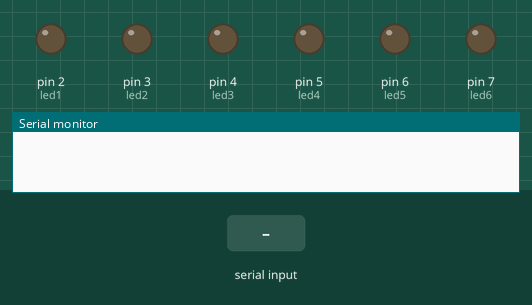
This sketch was run on a simulated Arduino Uno, built with avr-gcc and run on an emulated ATmega328P. On the bench: output pins drawn as LEDs (lit = HIGH), the last lines printed to the serial monitor. Inputs (shaded band) come from the test bench.

Above: at 1.2 s.
1.3 s: "*all active" received over Serial
At 2.6 s:
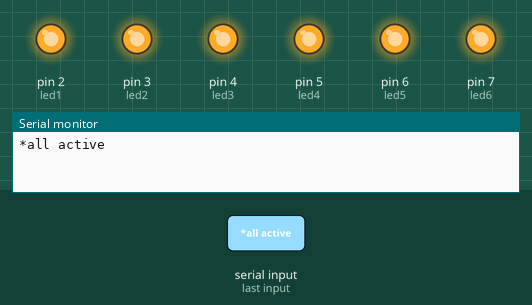
2.9 s: "*mobile shut down" received over Serial
At 3.8 s:
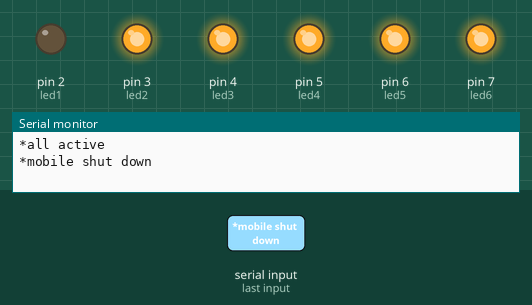
4.5 s: "*LED shut down" received over Serial
At 5.1 s:
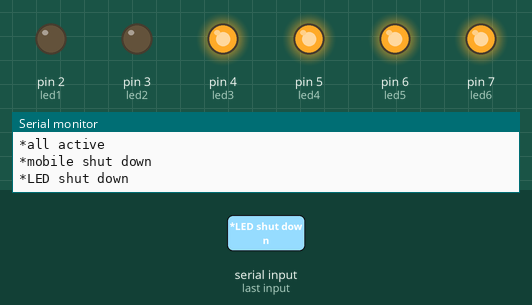
6.1 s: "*CFL shut down" received over Serial
At 7.4 s:
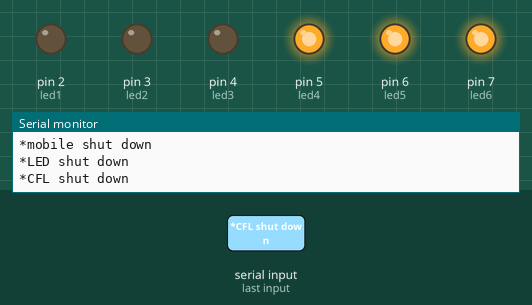
7.7 s: "*laptop shut down" received over Serial
At 8.7 s:
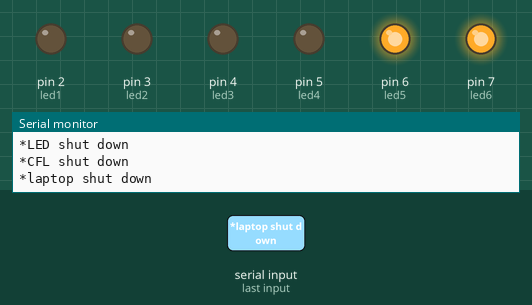
9.3 s: "*mixer shut down" received over Serial
At 10.7 s:
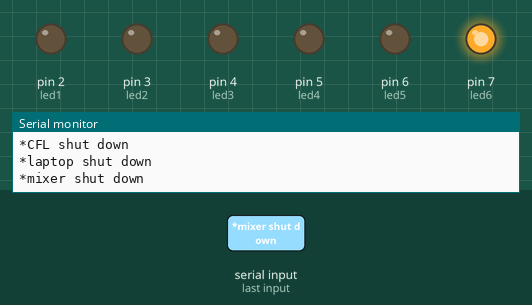
Timing chart, 0 to 11.9 s (numbered marks = the images above; inputs shaded):
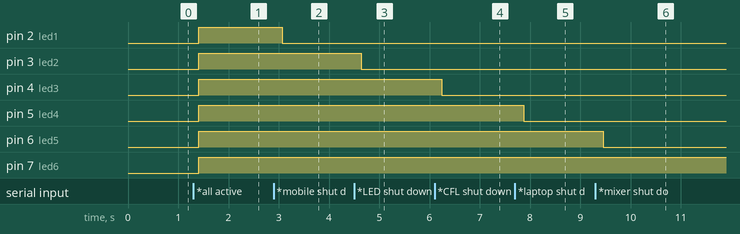

Measured:
- after the input at 1.3 s, pin 2 (led1), pin 3 (led2), pin 4 (led3), pin 5 (led4), pin 6 (led5), pin 7 (led6): LOW → HIGH after 0.11 s
- after the input at 2.9 s, pin 2 (led1): HIGH → LOW after 0.17 s
- after the input at 4.5 s, pin 3 (led2): HIGH → LOW after 0.14 s
- after the input at 6.1 s, pin 4 (led3): HIGH → LOW after 0.14 s
- after the input at 7.7 s, pin 5 (led4): HIGH → LOW after 0.17 s
- after the input at 9.3 s, pin 6 (led5): HIGH → LOW after 0.16 s

The sketch:

Arduino_code_home_automation.ino
```cpp
String voice;
int
led1 = 2,
led2 = 3,
led3 = 4,
led4 = 5,
led5 = 6,
led6 = 7;

void allon(){
     digitalWrite(led1, HIGH);
     digitalWrite(led2, HIGH);
     digitalWrite(led3, HIGH);
     digitalWrite(led4, HIGH);
     digitalWrite(led5, HIGH);
     digitalWrite(led6, HIGH);
     }
void alloff(){
     digitalWrite(led1, LOW);
     digitalWrite(led2, LOW);
     digitalWrite(led3, LOW);
     digitalWrite(led4, LOW);
     digitalWrite(led5, LOW);
     digitalWrite(led6, LOW);
     }

void setup() {
  Serial.begin(9600);
  pinMode(led1, OUTPUT);
  pinMode(led2, OUTPUT);
  pinMode(led3, OUTPUT);
  pinMode(led4, OUTPUT);
  pinMode(led5, OUTPUT);
  pinMode(led6, OUTPUT);
 }

void loop() {
  while (Serial.available()){
  delay(10);
  char c = Serial.read();
  if (c == '#') {break;}
  voice += c;
  }
  if (voice.length() > 0) {
    Serial.println(voice);


       if(voice == "*all active") {allon();}
  else if(voice == "*all shut down"){alloff();}


  else if(voice == "*mobile shut down") {digitalWrite(led1, LOW);}
  else if(voice == "*LED shut down") {digitalWrite(led2, LOW);}
  else if(voice == "*CFL shut down") {digitalWrite(led3, LOW);}
  else if(voice == "*laptop shut down") {digitalWrite(led4, LOW);}
  else if(voice == "*mixer shut down") {digitalWrite(led5, LOW);}
  else if(voice == "*mix shut down") {digitalWrite(led6, LOW);}

  else if(voice == "*mobile on") {digitalWrite(led1, HIGH);}
  else if(voice == "*LED on") {digitalWrite(led2, HIGH);}
  else if(voice == "*CFL on") {digitalWrite(led3, HIGH);}
  else if(voice == "*laptop on") {digitalWrite(led4, HIGH);}
  else if(voice == "*mixer on") {digitalWrite(led5, HIGH);}
  else if(voice == "*mix on") {digitalWrite(led6, HIGH);}

voice="";}}
```
